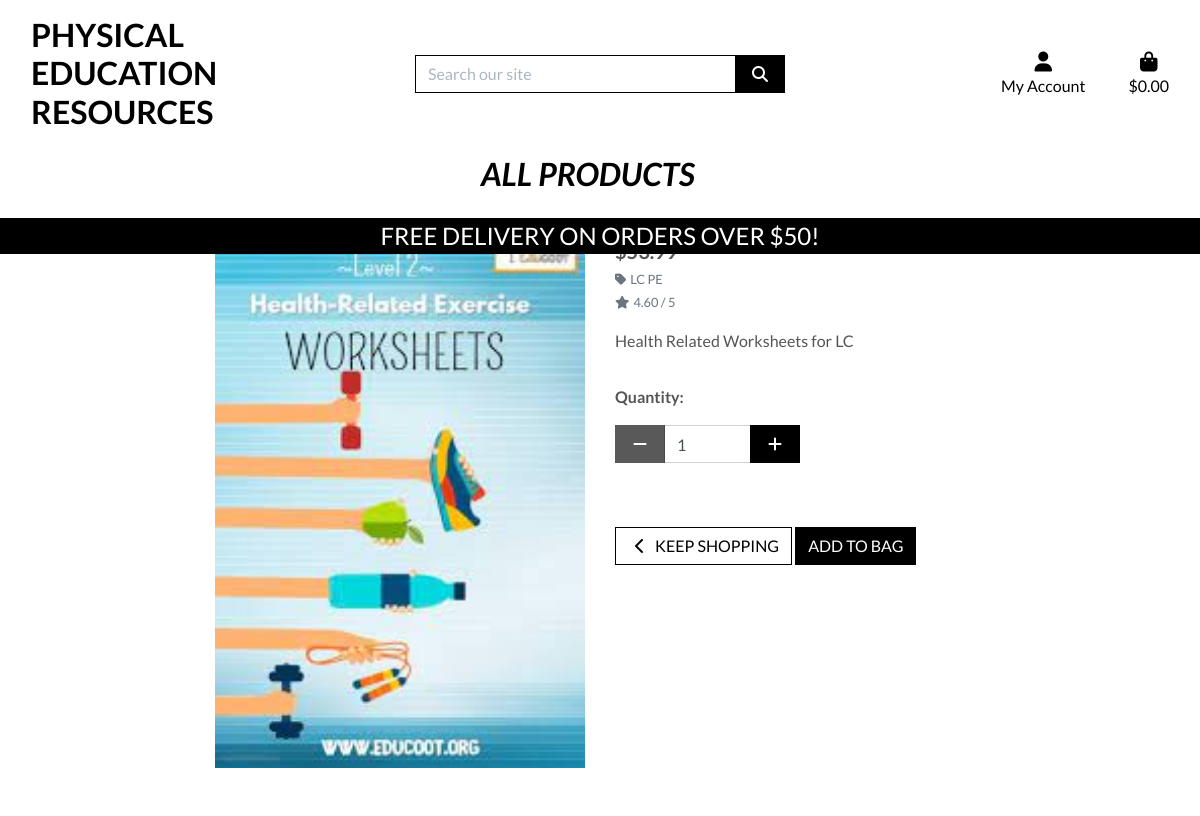
Page /products/3/ on the committed database.
### products/models.py (models this page shows, shortened)
class Product(models.Model):
    category = models.ForeignKey('Category', null=True, blank=True, on_delete=models.SET_NULL)
    sku = models.CharField(max_length=254, null=True, blank=True)
    name = models.CharField(max_length=254)
    description = models.TextField()
    has_sizes = models.BooleanField(default=False, null=True, blank=True)
    price = models.DecimalField(max_digits=6, decimal_places=2)
    rating = models.DecimalField(max_digits=6, decimal_places=2, null=True, blank=True)
    image_url = models.URLField(max_length=1024, null=True, blank=True)
    image = models.ImageField(null=True, blank=True)

class Category(models.Model):
    class Meta:
        verbose_name_plural = 'Categories'
    name = models.CharField(max_length=254)
    friendly_name = models.CharField(max_length=254, null=True, blank=True)

### products/views.py (the view)
# urls.py: path('<int:product_id>/', views.product_detail, name='product_detail'),
def product_detail(request, product_id):
    product = get_object_or_404(Product, pk=product_id)
    context = {
        'product': product,
    }
    return render(request, 'products/product_detail.html', context)

### bag/contexts.py (called while the page is built, shortened)
def bag_contents(request):
    bag_items = []
    total = 0
    product_count = 0
    bag = request.session.get('bag', {})
    if total < settings.FREE_DELIVERY_THRESHOLD:
        delivery = total * Decimal(settings.STANDARD_DELIVERY_PERCENTAGE / 100)
        free_delivery_delta = settings.FREE_DELIVERY_THRESHOLD - total
    else:
        delivery = 0
        free_delivery_delta = 0
    grand_total = delivery + total
    context = {
        'bag_items': bag_items,
        'total': total,
        'product_count': product_count,
        'delivery': delivery,
        'free_delivery_delta': free_delivery_delta,
        'free_delivery_threshold': settings.FREE_DELIVERY_THRESHOLD,
        'grand_total': grand_total,
    }
    return context

### products/templates/products/product_detail.html (shortened to what this page needs)
{% extends "base.html" %}
{% load static %}
{% block page_header %}
    <div class="container header-container">
    </div>
{% endblock %}
{% block content %}
    <div class="overlay"></div>
    <div class="container-fluid">
        <div class="row">
            <div class="col-12 col-md-6 col-lg-4 offset-lg-2">
                <div class="image-container my-5">
                    {% if product.image %}
                        <a href="{{ product.image.url }}" target="_blank">
                            <img class="card-img-top img-fluid" src="{{ product.image.url }}" alt="{{ product.name }}">
                        </a>
                        {% else %}
                        <a href="">
                            <img class="card-img-top img-fluid" src="{{ MEDIA_URL }}noimage.png" alt="{{ product.name }}">
                        </a>
                    {% endif %}
                </div>
            </div>
            <div class="col-12 col-md-6 col-lg-4">
                <div class="product-details-container mb-5 mt-md-5">
                    <p class="mb-0">{{ product.name }}</p>
                    <p class="lead mb-0 text-left font-weight-bold">${{ product.price }}</p>
                    {% if product.category %}
                    <p class="small mt-1 mb-0">
                        <a class="text-muted" href="{% url 'products' %}?category={{ product.category.name }}">
                            <i class="fas fa-tag mr-1"></i>{{ product.category.friendly_name }}
                        </a>
                    </p>
                    {% endif %}
                    {% if product.rating %}
                        <small class="text-muted"><i class="fas fa-star mr-1"></i>{{ product.rating }} / 5</small>
                    {% else %}
                        <small class="text-muted">No Rating</small>
                    {% endif %}
                    <p class="mt-3">{{ product.description }}</p>
                    <form class="form" action="{% url 'add_to_bag' product.id %}" method="POST">
                        <div class="form-row">
                            {% with product.has_sizes as s %}
                            <div class="col-12">
                                <p class="mt-3"><strong>Quantity:</strong></p>
                                <div class="form-group w-50">
                                    <div class="input-group">
                                        <div class="input-group-prepend">
                                            <button class="decrement-qty btn btn-black rounded-0"
                                                data-item_id="{{ product.id }}" id="decrement-qty_{{ product.id }}">
                                                <span class="icon">
                                                    <i class="fas fa-minus"></i>
                                                </span>
                                            </button>
                                        </div>
                                        <input class="form-control qty_input" type="number"
                                            name="quantity" value="1" min="1" max="99"
                                            data-item_id="{{ product.id }}"
                                            id="id_qty_{{ product.id }}">
                                        <div class="input-group-append">
                                            <button class="increment-qty btn btn-black rounded-0"
                                                data-item_id="{{ product.id }}" id="increment-qty_{{ product.id }}">
                                                <span class="icon">
                                                    <i class="fas fa-plus"></i>
                                                </span>
                                            </button>
                                        </div>
                                    </div>
                                </div>
                            </div>
                            <div class="col{% if s %}-12 mt-2{% endif %}">
                                <a href="{% url 'products' %}" class="btn btn-outline-black rounded-0 mt-5">
                                    <span class="icon">
                                        <i class="fas fa-chevron-left"></i>
                                    </span>
                                    <span class="text-uppercase">Keep Shopping</span>
                                </a>
                                <input type="submit" class="btn btn-black rounded-0 text-uppercase mt-5" value="Add to Bag">
                            </div>
                            {% endwith %}
                        </div>
                    </form>
                </div>
            </div>
        </div>
    </div>
{% endblock %}

### static/css/base.css (style rules this page uses)
html { height: 100%; }
body { background: url('/media/pecurriculumpe.jpg') no-repeat center center fixed; background-size: cover; height: calc(100vh - 164px); color: #555; font-family: 'Lato'; }
.icon { align-items: center; display: inline-flex; justify-content: center; height: 1.5rem; width: 1.5rem; }
.btn-black { background: black; color: white; }
.btn-outline-black { background: white; color: black !important; border: 1px solid black; }
.overlay { height: 100%; width: 100%; top: 0; left: 0; position: fixed; background: white; z-index: -1; }
@media (min-width: 1200px) { .container { max-width: 80%; } }
@media (min-width: 992px) { .header-container { padding-top: 164px; } }

### rows in the picture
Product: image (picture), category.friendly_name "LC PE", rating "4.60", description "Health Related Worksheets for LC"

### other values in the picture
{{ free_delivery_threshold }} "50"
